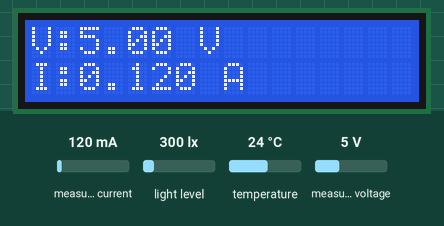
Bench run of a sketch on a simulated ESP32. Parts: 16×2 character LCD. Inputs (shaded band) come from the test bench; at power-on: measured current 120 mA, light level 300 lx, temperature 24 °C, measured voltage 5 V. WiFi joins after 1.5 s; servers stay silent unless stated; random numbers use the default seed unless the sketch sets one; no MQTT or app messages arrive unless stated; what the sketch prints to the serial monitor is not drawn.

Above: at 9.3 s.
9.4 s: measured current set to 40 mA
At 11.9 s:
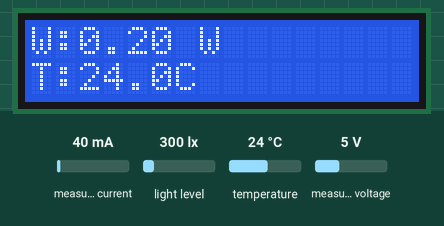
12.8 s: light level set to 40 lx
At 14.9 s:
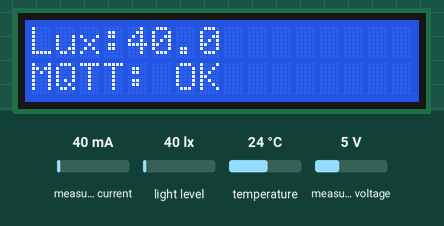
16.5 s: temperature set to 12 °C
At 19.6 s:
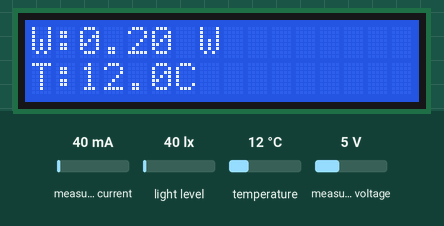
19.9 s: measured voltage set to 0.3 V
At 23.5 s:
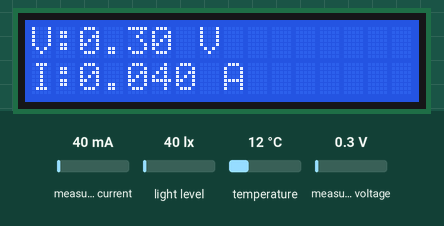
23.6 s: temperature set to 19 °C
At 26.0 s:
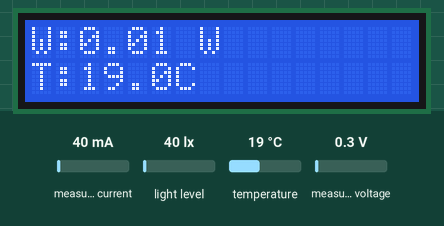
27.0 s: measured current set to 500 mA
At 30.6 s:
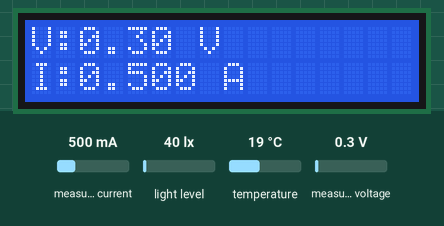
Timing chart, 0 to 31.7 s (numbered marks = the images above; inputs shaded):
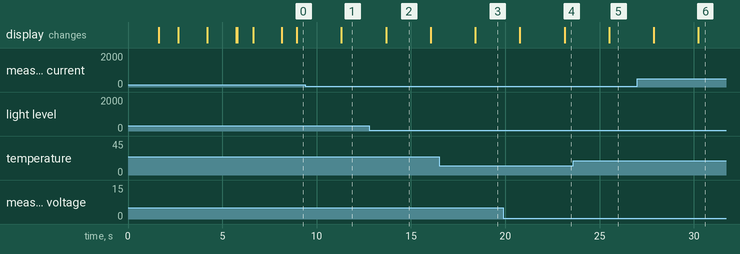

Measured:
- what the display in image 2 shows lasts 2.3 s, from 13.7 s to 16.0 s

The sketch:

PV_LSTM.ino
```cpp
#include <Wire.h>
#include <LiquidCrystal_I2C.h>
#include <Adafruit_INA219.h>
#include <OneWire.h>
#include <DallasTemperature.h>
#include <BH1750.h>
#include <WiFi.h>
#include <PubSubClient.h>

// ============ KONFIGURASI ============
#define WIFI_SSID     "Redmi Note 12"
#define WIFI_PASSWORD "12345678910"
#define TB_HOST       "thingsboard.cloud"
#define TB_PORT       1883
#define TB_TOKEN      "wKjjXpRm8RoAK3ElKMwY"

// ============ PIN ============
#define ONE_WIRE_BUS 23   // DS18B20 di D23

// ============ INTERVAL ============
const unsigned long SEND_INTERVAL = 15000; // 15 detik → ThingsBoard
const unsigned long LCD_INTERVAL  = 2000;  // 2 detik  → refresh LCD

// ============ OBJEK ============
LiquidCrystal_I2C lcd(0x27, 16, 2);
Adafruit_INA219   ina219(0x40);
BH1750            lightMeter;
OneWire           oneWire(ONE_WIRE_BUS);
DallasTemperature sensorSuhu(&oneWire);
WiFiClient        espClient;
PubSubClient      client(TB_HOST, TB_PORT, espClient);

// ============ VARIABEL ============
unsigned long lastSend      = 0;
unsigned long lastLCD       = 0;
unsigned long lastReconnect = 0;
int lcdPage = 0;

// ============ FUNGSI WIFI ============
void initWiFi() {
  Serial.print("Connecting WiFi: ");
  Serial.println(WIFI_SSID);
  lcd.clear();
  lcd.setCursor(0, 0); lcd.print("Connecting WiFi ");
  WiFi.mode(WIFI_STA);
  WiFi.begin(WIFI_SSID, WIFI_PASSWORD);
  unsigned long start = millis();
  while (WiFi.status() != WL_CONNECTED) {
    delay(500); Serial.print(".");
    if (millis() - start > 15000) {
      Serial.println("\nWiFi GAGAL!");
      lcd.setCursor(0, 1); lcd.print("WiFi GAGAL!     ");
      return;
    }
  }
  Serial.println("\nWiFi OK! IP: " + WiFi.localIP().toString());
  lcd.clear();
  lcd.setCursor(0, 0); lcd.print("WiFi OK!        ");
  lcd.setCursor(0, 1); lcd.print(WiFi.localIP().toString());
  delay(1500);
}

// ============ FUNGSI MQTT ============
void mqttConnect() {
  int retry = 0;
  while (!client.connected() && retry < 5) {
    retry++;
    Serial.print("Connecting MQTT... attempt ");
    Serial.println(retry);
    lcd.clear();
    lcd.setCursor(0, 0); lcd.print("Connect MQTT... ");
    lcd.setCursor(0, 1); lcd.print("Attempt: " + String(retry) + "       ");
    String clientId = "ESP32PLTS_" + String(random(0xffff), HEX);
    if (client.connect(clientId.c_str(), TB_TOKEN, NULL)) {
      Serial.println("MQTT OK!");
      lcd.clear();
      lcd.setCursor(0, 0); lcd.print("MQTT OK!        ");
      delay(800);
      lcd.clear();
    } else {
      Serial.println("GAGAL rc=" + String(client.state()));
      delay(3000);
    }
  }
}

// ============ FUNGSI KIRIM DATA ============
void sendTelemetry(float voltage, float current,
                   float power,   float temperature,
                   float lux) {
  if (!client.connected()) return;

  if (current  < 0) current  = 0.0f;
  if (power    < 0) power    = 0.0f;
  if (voltage  < 0) voltage  = 0.0f;
  if (lux      < 0) lux      = 0.0f;

  String payload = "{";
  payload += "\"voltage\":"     + String(voltage,     2) + ",";
  payload += "\"current\":"     + String(current,     3) + ",";
  payload += "\"power\":"       + String(power,       2) + ",";
  payload += "\"temperature\":" + String(temperature, 1) + ",";
  payload += "\"light\":"       + String(lux,         1);
  payload += "}";

  if (client.publish("v1/devices/me/telemetry", payload.c_str())) {
    Serial.println("TB OK: " + payload);
  } else {
    Serial.println("GAGAL kirim! Reconnect...");
    client.disconnect();
  }
}

// ============ UPDATE LCD (3 halaman bergantian) ============
void updateLCD(float voltage, float current,
               float power,   float suhu, float lux) {
  char baris1[17];
  char baris2[17];

  switch (lcdPage) {
    case 0:
      snprintf(baris1, sizeof(baris1), "V:%-5.2fV        ", voltage);
      snprintf(baris2, sizeof(baris2), "I:%-6.3fA       ", current);
      break;
    case 1:
      snprintf(baris1, sizeof(baris1), "W:%-5.2fW        ", power);
      snprintf(baris2, sizeof(baris2), "T:%-4.1fC        ", suhu);
      break;
    case 2:
      snprintf(baris1, sizeof(baris1), "Lux:%-8.1f    ", lux);
      snprintf(baris2, sizeof(baris2), "MQTT: %-10s", client.connected() ? "OK" : "OFF");
      break;
  }

  lcd.setCursor(0, 0); lcd.print(baris1);
  lcd.setCursor(0, 1); lcd.print(baris2);
  lcdPage = (lcdPage + 1) % 3;
}

// ============ SETUP ============
void setup() {
  Serial.begin(115200);
  Serial.println("\n=== PLTS DATA LOGGER MULAI ===");
  Serial.println("Interval ThingsBoard : 15 detik");
  Serial.println("Interval LCD refresh : 2 detik");

  Wire.begin(21, 22);

  lcd.init();
  lcd.backlight();
  lcd.setCursor(0, 0); lcd.print("PLTS DataLogger ");
  lcd.setCursor(0, 1); lcd.print("Initializing... ");
  delay(1500);

  // INA219
  if (!ina219.begin()) {
    Serial.println("ERROR: INA219 tidak terbaca!");
    lcd.clear();
    lcd.setCursor(0, 0); lcd.print("ERROR: INA219   ");
    lcd.setCursor(0, 1); lcd.print("Cek kabel I2C!  ");
    delay(2000);
  } else {
    Serial.println("OK: INA219 0x40");
  }

  // ✅ BH1750 DENGAN MTREG 32 (OUTDOOR MODE)
  if (lightMeter.begin(BH1750::CONTINUOUS_HIGH_RES_MODE)) {

    // ✅ SET MTREG 32 UNTUK RANGE LEBIH TINGGI
    // Default MTreg = 69  → Batas ~54.000 lux (saturasi siang)
    // MTreg 32       → Batas ~120.000 lux (cocok outdoor!) ✅
    lightMeter.setMTreg(32);

    Serial.println("OK: BH1750 0x23");
    Serial.println("OK: MTreg=32 | Range ~120.000 lux | Outdoor Mode");
    lcd.clear();
    lcd.setCursor(0, 0); lcd.print("BH1750 OK!      ");
    lcd.setCursor(0, 1); lcd.print("Outdoor Mode    "); // ✅ Info MTreg
    delay(1000);
  } else {
    Serial.println("ERROR: BH1750 tidak terbaca!");
    lcd.clear();
    lcd.setCursor(0, 0); lcd.print("ERROR: BH1750   ");
    lcd.setCursor(0, 1); lcd.print("Cek ADDR-GND!   ");
    delay(2000);
  }

  // DS18B20
  sensorSuhu.begin();
  int jumlah = sensorSuhu.getDeviceCount();
  if (jumlah == 0) {
    Serial.println("ERROR: DS18B20 tidak terbaca!");
    lcd.clear();
    lcd.setCursor(0, 0); lcd.print("ERROR: DS18B20  ");
    lcd.setCursor(0, 1); lcd.print("Cek R 4.7k!     ");
    delay(2000);
  } else {
    Serial.println("OK: DS18B20 D23 (" + String(jumlah) + " sensor)");
  }

  client.setBufferSize(512);
  client.setSocketTimeout(10);

  randomSeed(esp_random());
  initWiFi();
  mqttConnect();

  lcd.clear();
  lcd.setCursor(0, 0); lcd.print("Sistem Siap!    ");
  lcd.setCursor(0, 1); lcd.print("Interval: 15det ");
  delay(1500);
  lcd.clear();
}

// ============ LOOP ============
void loop() {
  if (WiFi.status() != WL_CONNECTED) {
    Serial.println("WiFi putus, reconnect...");
    initWiFi();
  }

  if (!client.connected()) {
    unsigned long nowR = millis();
    if (nowR - lastReconnect > 5000) {
      lastReconnect = nowR;
      mqttConnect();
    }
  }
  client.loop();

  unsigned long now = millis();

  // ===== BACA SEMUA SENSOR =====
  float busVoltage = ina219.getBusVoltage_V();
  float current_mA = ina219.getCurrent_mA();
  float current_A  = current_mA / 1000.0f;

  // HITUNG DAYA MURNI SECARA SOFTWARE (P = V x I)
  // Menghindari bug scaling pada register internal chip INA219
  float power_W    = busVoltage * current_A;

  delay(10);

  sensorSuhu.requestTemperatures();
  float suhu = sensorSuhu.getTempCByIndex(0);

  static float lux = 0.0f;
  if (lightMeter.measurementReady()) {
    float bacaan = lightMeter.readLightLevel();
    if (bacaan >= 0) lux = bacaan;
  }

  // ===== VALIDASI NILAI =====
  if (busVoltage < 0) busVoltage = 0.0f;
  if (current_A  < 0) current_A  = 0.0f;
  if (power_W    < 0) power_W    = 0.0f;
  if (lux        < 0) lux        = 0.0f;

  if (suhu == DEVICE_DISCONNECTED_C || suhu > 80.0 || suhu < -10.0) {
    Serial.println("WARNING: DS18B20 error!");
    suhu = 0.0f;
  }

  // ===== UPDATE LCD tiap 2 detik =====
  if (now - lastLCD >= LCD_INTERVAL) {
    lastLCD = now;
    updateLCD(busVoltage, current_A, power_W, suhu, lux);
  }

  // ===== KIRIM KE THINGSBOARD tiap 15 detik =====
  if (now - lastSend >= SEND_INTERVAL) {
    lastSend = now;
    Serial.printf(
      "V:%.2fV | I:%.3fA | W:%.2fW | T:%.1fC | Lux:%.1f\n",
      busVoltage, current_A, power_W, suhu, lux
    );
    sendTelemetry(busVoltage, current_A, power_W, suhu, lux);
  }
}
```
